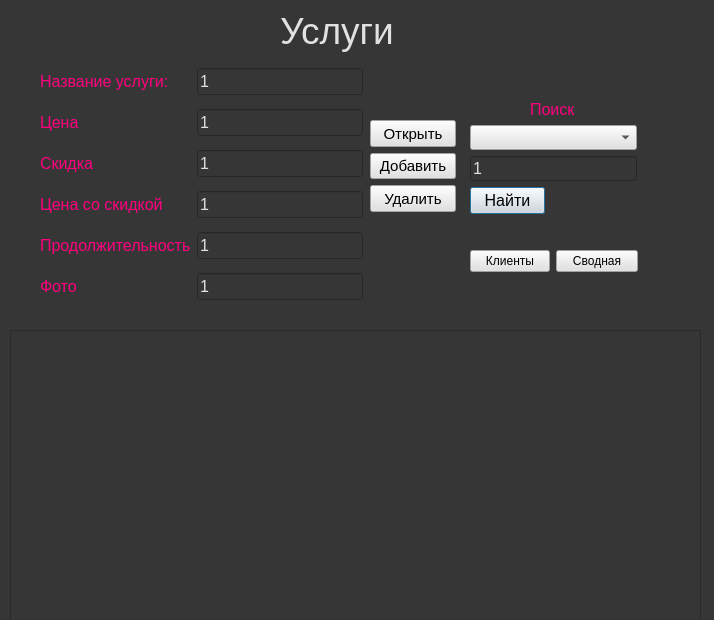
<?xml version="1.0" encoding="UTF-8"?>
<ui version="4.0">
 <class>Dialog</class>
 <widget class="QDialog" name="Dialog">
  <property name="geometry">
   <rect>
    <x>0</x>
    <y>0</y>
    <width>714</width>
    <height>620</height>
   </rect>
  </property>
  <property name="windowTitle">
   <string>Dialog</string>
  </property>
  <property name="styleSheet">
   <string notr="true">background-color: rgb(54, 54, 54);</string>
  </property>
  <widget class="QLineEdit" name="leFind">
   <property name="enabled">
    <bool>true</bool>
   </property>
   <property name="geometry">
    <rect>
     <x>470</x>
     <y>156</y>
     <width>167</width>
     <height>25</height>
    </rect>
   </property>
   <property name="sizePolicy">
    <sizepolicy hsizetype="Expanding" vsizetype="Maximum">
     <horstretch>0</horstretch>
     <verstretch>0</verstretch>
    </sizepolicy>
   </property>
   <property name="font">
    <font>
     <pointsize>12</pointsize>
    </font>
   </property>
   <property name="styleSheet">
    <string notr="true">color: rgb(225, 225, 225); </string>
   </property>
   <property name="text">
    <string>1</string>
   </property>
  </widget>
  <widget class="QComboBox" name="cbColNames">
   <property name="geometry">
    <rect>
     <x>470</x>
     <y>125</y>
     <width>167</width>
     <height>25</height>
    </rect>
   </property>
   <property name="sizePolicy">
    <sizepolicy hsizetype="Preferred" vsizetype="Maximum">
     <horstretch>0</horstretch>
     <verstretch>0</verstretch>
    </sizepolicy>
   </property>
   <property name="font">
    <font>
     <pointsize>12</pointsize>
    </font>
   </property>
   <property name="styleSheet">
    <string notr="true">background-color: rgb(225, 225, 225);</string>
   </property>
  </widget>
  <widget class="QPushButton" name="pbFind">
   <property name="geometry">
    <rect>
     <x>470</x>
     <y>187</y>
     <width>75</width>
     <height>27</height>
    </rect>
   </property>
   <property name="font">
    <font>
     <pointsize>12</pointsize>
    </font>
   </property>
   <property name="whatsThis">
    <string>&lt;html&gt;&lt;head/&gt;&lt;body&gt;&lt;p&gt;background-color: rgb(225, 225, 225);&lt;/p&gt;&lt;/body&gt;&lt;/html&gt;</string>
   </property>
   <property name="styleSheet">
    <string notr="true">background-color: rgb(225, 225, 225);</string>
   </property>
   <property name="text">
    <string>Найти</string>
   </property>
  </widget>
  <widget class="QWidget" name="layoutWidget_2">
   <property name="geometry">
    <rect>
     <x>370</x>
     <y>120</y>
     <width>86</width>
     <height>92</height>
    </rect>
   </property>
   <layout class="QVBoxLayout" name="verticalLayout">
    <item>
     <widget class="QPushButton" name="pbOpen">
      <property name="sizePolicy">
       <sizepolicy hsizetype="Expanding" vsizetype="Expanding">
        <horstretch>0</horstretch>
        <verstretch>0</verstretch>
       </sizepolicy>
      </property>
      <property name="font">
       <font>
        <pointsize>11</pointsize>
       </font>
      </property>
      <property name="mouseTracking">
       <bool>false</bool>
      </property>
      <property name="tabletTracking">
       <bool>false</bool>
      </property>
      <property name="styleSheet">
       <string notr="true">background-color: rgb(225, 225, 225);</string>
      </property>
      <property name="inputMethodHints">
       <set>Qt::ImhNone</set>
      </property>
      <property name="text">
       <string>Открыть</string>
      </property>
      <property name="autoDefault">
       <bool>false</bool>
      </property>
     </widget>
    </item>
    <item>
     <widget class="QPushButton" name="pbInsert">
      <property name="sizePolicy">
       <sizepolicy hsizetype="Expanding" vsizetype="Expanding">
        <horstretch>0</horstretch>
        <verstretch>0</verstretch>
       </sizepolicy>
      </property>
      <property name="font">
       <font>
        <pointsize>11</pointsize>
       </font>
      </property>
      <property name="mouseTracking">
       <bool>false</bool>
      </property>
      <property name="tabletTracking">
       <bool>false</bool>
      </property>
      <property name="styleSheet">
       <string notr="true">background-color: rgb(225, 225, 225);</string>
      </property>
      <property name="inputMethodHints">
       <set>Qt::ImhNone</set>
      </property>
      <property name="text">
       <string>Добавить</string>
      </property>
      <property name="autoDefault">
       <bool>false</bool>
      </property>
     </widget>
    </item>
    <item>
     <widget class="QPushButton" name="pbDelete">
      <property name="sizePolicy">
       <sizepolicy hsizetype="Expanding" vsizetype="Expanding">
        <horstretch>0</horstretch>
        <verstretch>0</verstretch>
       </sizepolicy>
      </property>
      <property name="font">
       <font>
        <pointsize>11</pointsize>
       </font>
      </property>
      <property name="mouseTracking">
       <bool>false</bool>
      </property>
      <property name="tabletTracking">
       <bool>false</bool>
      </property>
      <property name="styleSheet">
       <string notr="true">background-color: rgb(225, 225, 225);</string>
      </property>
      <property name="inputMethodHints">
       <set>Qt::ImhNone</set>
      </property>
      <property name="text">
       <string>Удалить</string>
      </property>
      <property name="autoDefault">
       <bool>false</bool>
      </property>
     </widget>
    </item>
   </layout>
  </widget>
  <widget class="QWidget" name="layoutWidget">
   <property name="geometry">
    <rect>
     <x>40</x>
     <y>60</y>
     <width>323</width>
     <height>254</height>
    </rect>
   </property>
   <layout class="QFormLayout" name="formLayout_2">
    <item row="0" column="0">
     <widget class="QLabel" name="label">
      <property name="sizePolicy">
       <sizepolicy hsizetype="Preferred" vsizetype="Preferred">
        <horstretch>3</horstretch>
        <verstretch>2</verstretch>
       </sizepolicy>
      </property>
      <property name="font">
       <font>
        <pointsize>12</pointsize>
       </font>
      </property>
      <property name="styleSheet">
       <string notr="true">color:rgb(255, 0, 127);</string>
      </property>
      <property name="text">
       <string>Название услуги:</string>
      </property>
     </widget>
    </item>
    <item row="0" column="1">
     <widget class="QLineEdit" name="leFio">
      <property name="font">
       <font>
        <pointsize>12</pointsize>
       </font>
      </property>
      <property name="styleSheet">
       <string notr="true">color: rgb(225, 225, 225); </string>
      </property>
      <property name="text">
       <string>1</string>
      </property>
     </widget>
    </item>
    <item row="1" column="0">
     <widget class="QLabel" name="label_9">
      <property name="sizePolicy">
       <sizepolicy hsizetype="Preferred" vsizetype="Preferred">
        <horstretch>3</horstretch>
        <verstretch>2</verstretch>
       </sizepolicy>
      </property>
      <property name="font">
       <font>
        <pointsize>12</pointsize>
       </font>
      </property>
      <property name="styleSheet">
       <string notr="true">color:rgb(255, 0, 127);</string>
      </property>
      <property name="text">
       <string>Цена</string>
      </property>
     </widget>
    </item>
    <item row="1" column="1">
     <widget class="QLineEdit" name="leFio_2">
      <property name="font">
       <font>
        <pointsize>12</pointsize>
       </font>
      </property>
      <property name="styleSheet">
       <string notr="true">color: rgb(225, 225, 225); </string>
      </property>
      <property name="text">
       <string>1</string>
      </property>
     </widget>
    </item>
    <item row="2" column="0">
     <widget class="QLabel" name="label_10">
      <property name="sizePolicy">
       <sizepolicy hsizetype="Preferred" vsizetype="Preferred">
        <horstretch>3</horstretch>
        <verstretch>2</verstretch>
       </sizepolicy>
      </property>
      <property name="font">
       <font>
        <pointsize>12</pointsize>
       </font>
      </property>
      <property name="styleSheet">
       <string notr="true">color:rgb(255, 0, 127);</string>
      </property>
      <property name="text">
       <string>Скидка</string>
      </property>
     </widget>
    </item>
    <item row="2" column="1">
     <widget class="QLineEdit" name="leFio_3">
      <property name="font">
       <font>
        <pointsize>12</pointsize>
       </font>
      </property>
      <property name="styleSheet">
       <string notr="true">color: rgb(225, 225, 225); </string>
      </property>
      <property name="text">
       <string>1</string>
      </property>
     </widget>
    </item>
    <item row="3" column="0">
     <widget class="QLabel" name="label_4">
      <property name="sizePolicy">
       <sizepolicy hsizetype="Preferred" vsizetype="Preferred">
        <horstretch>3</horstretch>
        <verstretch>2</verstretch>
       </sizepolicy>
      </property>
      <property name="font">
       <font>
        <pointsize>12</pointsize>
       </font>
      </property>
      <property name="styleSheet">
       <string notr="true">color:rgb(255, 0, 127);</string>
      </property>
      <property name="text">
       <string>Цена со скидкой</string>
      </property>
     </widget>
    </item>
    <item row="3" column="1">
     <widget class="QLineEdit" name="lePhone">
      <property name="font">
       <font>
        <pointsize>12</pointsize>
       </font>
      </property>
      <property name="toolTip">
       <string/>
      </property>
      <property name="styleSheet">
       <string notr="true">color: rgb(225, 225, 225); </string>
      </property>
      <property name="inputMask">
       <string/>
      </property>
      <property name="text">
       <string>1</string>
      </property>
     </widget>
    </item>
    <item row="4" column="0">
     <widget class="QLabel" name="label_5">
      <property name="sizePolicy">
       <sizepolicy hsizetype="Preferred" vsizetype="Preferred">
        <horstretch>3</horstretch>
        <verstretch>2</verstretch>
       </sizepolicy>
      </property>
      <property name="font">
       <font>
        <pointsize>12</pointsize>
       </font>
      </property>
      <property name="styleSheet">
       <string notr="true">color:rgb(255, 0, 127);</string>
      </property>
      <property name="text">
       <string>Продолжительность</string>
      </property>
     </widget>
    </item>
    <item row="4" column="1">
     <widget class="QLineEdit" name="leEmail">
      <property name="font">
       <font>
        <pointsize>12</pointsize>
       </font>
      </property>
      <property name="styleSheet">
       <string notr="true">color: rgb(225, 225, 225); </string>
      </property>
      <property name="text">
       <string>1</string>
      </property>
     </widget>
    </item>
    <item row="5" column="0">
     <widget class="QLabel" name="label_2">
      <property name="sizePolicy">
       <sizepolicy hsizetype="Preferred" vsizetype="Preferred">
        <horstretch>3</horstretch>
        <verstretch>2</verstretch>
       </sizepolicy>
      </property>
      <property name="font">
       <font>
        <pointsize>12</pointsize>
       </font>
      </property>
      <property name="styleSheet">
       <string notr="true">color:rgb(255, 0, 127);</string>
      </property>
      <property name="text">
       <string>Фото</string>
      </property>
     </widget>
    </item>
    <item row="5" column="1">
     <widget class="QLineEdit" name="leEmail_2">
      <property name="font">
       <font>
        <pointsize>12</pointsize>
       </font>
      </property>
      <property name="styleSheet">
       <string notr="true">color: rgb(225, 225, 225); </string>
      </property>
      <property name="text">
       <string>1</string>
      </property>
     </widget>
    </item>
   </layout>
  </widget>
  <widget class="QLabel" name="label_8">
   <property name="geometry">
    <rect>
     <x>530</x>
     <y>100</y>
     <width>61</width>
     <height>19</height>
    </rect>
   </property>
   <property name="sizePolicy">
    <sizepolicy hsizetype="Preferred" vsizetype="Preferred">
     <horstretch>3</horstretch>
     <verstretch>2</verstretch>
    </sizepolicy>
   </property>
   <property name="font">
    <font>
     <pointsize>12</pointsize>
    </font>
   </property>
   <property name="styleSheet">
    <string notr="true">color:rgb(255, 0, 127);</string>
   </property>
   <property name="text">
    <string>Поиск</string>
   </property>
  </widget>
  <widget class="QWidget" name="layoutWidget_3">
   <property name="geometry">
    <rect>
     <x>470</x>
     <y>250</y>
     <width>168</width>
     <height>25</height>
    </rect>
   </property>
   <layout class="QFormLayout" name="formLayout">
    <item row="0" column="0">
     <widget class="QPushButton" name="pushButton_1">
      <property name="styleSheet">
       <string notr="true">background-color: rgb(225, 225, 225);</string>
      </property>
      <property name="text">
       <string>Клиенты</string>
      </property>
     </widget>
    </item>
    <item row="0" column="1">
     <widget class="QPushButton" name="pushButton_2">
      <property name="styleSheet">
       <string notr="true">background-color: rgb(225, 225, 225);</string>
      </property>
      <property name="text">
       <string>Сводная</string>
      </property>
     </widget>
    </item>
   </layout>
  </widget>
  <widget class="QTableWidget" name="twStaffs">
   <property name="geometry">
    <rect>
     <x>10</x>
     <y>330</y>
     <width>691</width>
     <height>291</height>
    </rect>
   </property>
   <property name="font">
    <font>
     <pointsize>10</pointsize>
    </font>
   </property>
   <property name="styleSheet">
    <string notr="true">color: rgb(225, 225, 225); </string>
   </property>
  </widget>
  <widget class="QLabel" name="label_7">
   <property name="geometry">
    <rect>
     <x>280</x>
     <y>0</y>
     <width>191</width>
     <height>61</height>
    </rect>
   </property>
   <property name="sizePolicy">
    <sizepolicy hsizetype="Preferred" vsizetype="Preferred">
     <horstretch>3</horstretch>
     <verstretch>2</verstretch>
    </sizepolicy>
   </property>
   <property name="font">
    <font>
     <pointsize>28</pointsize>
    </font>
   </property>
   <property name="styleSheet">
    <string notr="true">color: rgb(225, 225, 225); font-size:28pt;

</string>
   </property>
   <property name="text">
    <string>Услуги</string>
   </property>
  </widget>
 </widget>
 <resources/>
 <connections/>
</ui>
